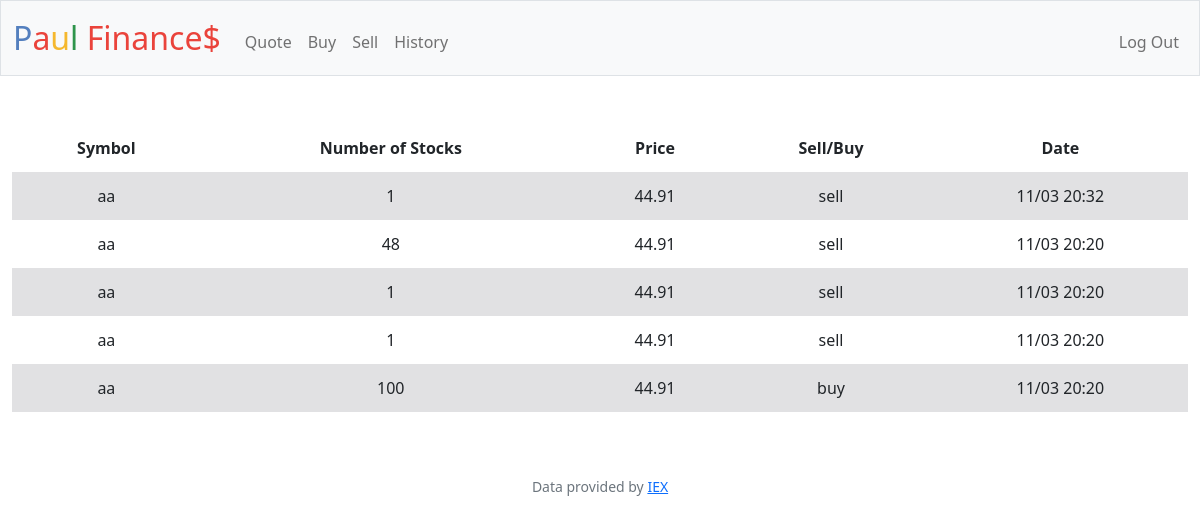
Page /history (signed in) on the committed database.
### tables this page shows
CREATE TABLE purcheses (purches_id INTEGER PRIMARY KEY AUTOINCREMENT NOT NULL, user_id INTEGER NOT NULL, symbol TEXT NOT NULL, ammount INTEGER NOT NULL, price INTEGER NOT NULL, date TEXT NOT NULL, type TEXT);

### app.py (the view)
@app.route("/history")
@login_required
def history():
    history = db.execute("SELECT * FROM purcheses WHERE user_id = (?) ORDER BY purches_id DESC", session["user_id"])
    return render_template("history.html", history=history)

### app.py (called while the page is built)
@app.after_request
def after_request(response):
    response.headers["Cache-Control"] = "no-cache, no-store, must-revalidate"
    response.headers["Expires"] = 0
    response.headers["Pragma"] = "no-cache"
    return response

### helpers.py (called while the page is built)
def login_required(f):
    @wraps(f)
    def decorated_function(*args, **kwargs):
        if session.get("user_id") is None:
            return redirect("/login")
        return f(*args, **kwargs)
    return decorated_function

### templates/history.html (shortened to what this page needs)
{% extends "layout.html" %}
{% block main %}
    <div>
        <table>
            <thead>
                <tr>
                    <th>Symbol</th>
                    <th>Number of Stocks</th>
                    <th>Price</th>
                    <th>Sell/Buy</th>
                    <th>Date</th>
                </tr>
            </thead>
            <tbody>
                {% for purches in history %}
                    <tr>
                        <td>{{ purches["symbol"] }}</td>
                        <td>{{ purches["ammount"] }}</td>
                        <td>{{ purches["price"] }}</td>
                        <td>{{ purches["type"] }}</td>
                        <td>{{ purches["date"] }}</td>
                    </tr>
                {% endfor %}
            </tbody>
        </table>
    </div>
{% endblock %}

### static/styles.css (style rules this page uses)
table { background-color: transparent; margin-bottom: 1rem; width: 100%; empty-cells: hide; }
table th, table td { padding: 0.75rem; vertical-align: middle; }
tbody tr:nth-of-type(odd) { background-color: rgb(107, 107, 117, 0.2) }

### rows in the picture
purcheses: symbol "aa", ammount "1", price "44.91", type "sell", date "11/03 20:32"
purcheses: symbol "aa", ammount "48", price "44.91", type "sell", date "11/03 20:20"
purcheses: symbol "aa", ammount "1", price "44.91", type "sell", date "11/03 20:20"
purcheses: symbol "aa", ammount "1", price "44.91", type "sell", date "11/03 20:20"
purcheses: symbol "aa", ammount "100", price "44.91", type "buy", date "11/03 20:20"
